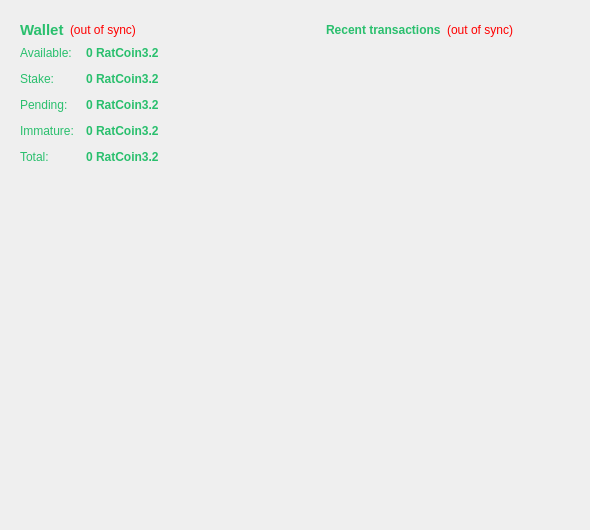
<?xml version="1.0" encoding="UTF-8"?>
<ui version="4.0">
 <class>OverviewPage</class>
 <widget class="QWidget" name="OverviewPage">
  <property name="geometry">
   <rect>
    <x>0</x>
    <y>0</y>
    <width>590</width>
    <height>530</height>
   </rect>
  </property>
  <property name="palette">
   <palette>
    <active>
     <colorrole role="WindowText">
      <brush brushstyle="SolidPattern">
       <color alpha="255">
        <red>41</red>
        <green>191</green>
        <blue>109</blue>
       </color>
      </brush>
     </colorrole>
     <colorrole role="Text">
      <brush brushstyle="SolidPattern">
       <color alpha="255">
        <red>71</red>
        <green>198</green>
        <blue>73</blue>
       </color>
      </brush>
     </colorrole>
     <colorrole role="ButtonText">
      <brush brushstyle="SolidPattern">
       <color alpha="255">
        <red>71</red>
        <green>198</green>
        <blue>73</blue>
       </color>
      </brush>
     </colorrole>
     <colorrole role="Link">
      <brush brushstyle="SolidPattern">
       <color alpha="255">
        <red>41</red>
        <green>191</green>
        <blue>109</blue>
       </color>
      </brush>
     </colorrole>
     <colorrole role="LinkVisited">
      <brush brushstyle="SolidPattern">
       <color alpha="255">
        <red>71</red>
        <green>198</green>
        <blue>73</blue>
       </color>
      </brush>
     </colorrole>
    </active>
    <inactive>
     <colorrole role="WindowText">
      <brush brushstyle="SolidPattern">
       <color alpha="255">
        <red>41</red>
        <green>191</green>
        <blue>109</blue>
       </color>
      </brush>
     </colorrole>
     <colorrole role="Text">
      <brush brushstyle="SolidPattern">
       <color alpha="255">
        <red>71</red>
        <green>198</green>
        <blue>73</blue>
       </color>
      </brush>
     </colorrole>
     <colorrole role="ButtonText">
      <brush brushstyle="SolidPattern">
       <color alpha="255">
        <red>71</red>
        <green>198</green>
        <blue>73</blue>
       </color>
      </brush>
     </colorrole>
     <colorrole role="Link">
      <brush brushstyle="SolidPattern">
       <color alpha="255">
        <red>41</red>
        <green>191</green>
        <blue>109</blue>
       </color>
      </brush>
     </colorrole>
     <colorrole role="LinkVisited">
      <brush brushstyle="SolidPattern">
       <color alpha="255">
        <red>71</red>
        <green>198</green>
        <blue>73</blue>
       </color>
      </brush>
     </colorrole>
    </inactive>
    <disabled>
     <colorrole role="WindowText">
      <brush brushstyle="SolidPattern">
       <color alpha="255">
        <red>159</red>
        <green>158</green>
        <blue>158</blue>
       </color>
      </brush>
     </colorrole>
     <colorrole role="Text">
      <brush brushstyle="SolidPattern">
       <color alpha="255">
        <red>159</red>
        <green>158</green>
        <blue>158</blue>
       </color>
      </brush>
     </colorrole>
     <colorrole role="ButtonText">
      <brush brushstyle="SolidPattern">
       <color alpha="255">
        <red>159</red>
        <green>158</green>
        <blue>158</blue>
       </color>
      </brush>
     </colorrole>
     <colorrole role="Link">
      <brush brushstyle="SolidPattern">
       <color alpha="255">
        <red>41</red>
        <green>191</green>
        <blue>109</blue>
       </color>
      </brush>
     </colorrole>
     <colorrole role="LinkVisited">
      <brush brushstyle="SolidPattern">
       <color alpha="255">
        <red>71</red>
        <green>198</green>
        <blue>73</blue>
       </color>
      </brush>
     </colorrole>
    </disabled>
   </palette>
  </property>
  <property name="windowTitle">
   <string>Form</string>
  </property>
  <layout class="QGridLayout" name="gridLayout">
   <item row="0" column="0">
    <layout class="QVBoxLayout" name="verticalLayout_2">
     <item>
      <widget class="QFrame" name="frame">
       <property name="frameShape">
        <enum>QFrame::NoFrame</enum>
       </property>
       <property name="frameShadow">
        <enum>QFrame::Raised</enum>
       </property>
       <layout class="QVBoxLayout" name="verticalLayout_4">
        <item>
         <layout class="QHBoxLayout" name="horizontalLayout_4">
          <item>
           <widget class="QLabel" name="label_5">
            <property name="font">
             <font>
              <pointsize>11</pointsize>
              <weight>75</weight>
              <bold>true</bold>
             </font>
            </property>
            <property name="text">
             <string>Wallet</string>
            </property>
           </widget>
          </item>
          <item>
           <widget class="QLabel" name="labelWalletStatus">
            <property name="toolTip">
             <string>The displayed information may be out of date. Your wallet automatically synchronizes with the RatCoin3.2 network after a connection is established, but this process has not completed yet.</string>

            </property>
            <property name="styleSheet">
             <string notr="true">QLabel { color: red; }</string>
            </property>
            <property name="text">
             <string notr="true">(out of sync)</string>
            </property>
            <property name="alignment">
             <set>Qt::AlignLeading|Qt::AlignLeft|Qt::AlignVCenter</set>
            </property>
           </widget>
          </item>
          <item>
           <spacer name="horizontalSpacer_2">
            <property name="orientation">
             <enum>Qt::Horizontal</enum>
            </property>
            <property name="sizeHint" stdset="0">
             <size>
              <width>40</width>
              <height>20</height>
             </size>
            </property>
           </spacer>
          </item>
         </layout>
        </item>
        <item>
         <layout class="QFormLayout" name="formLayout_2">
          <property name="fieldGrowthPolicy">
           <enum>QFormLayout::AllNonFixedFieldsGrow</enum>
          </property>
          <property name="horizontalSpacing">
           <number>12</number>
          </property>
          <property name="verticalSpacing">
           <number>12</number>
          </property>
          <item row="0" column="0">
           <widget class="QLabel" name="label">
            <property name="text">
             <string>Available:</string>
            </property>
           </widget>
          </item>
          <item row="0" column="1">
           <widget class="QLabel" name="labelBalance">
            <property name="font">
             <font>
              <weight>75</weight>
              <bold>true</bold>
             </font>
            </property>
            <property name="cursor">
             <cursorShape>IBeamCursor</cursorShape>
            </property>
            <property name="toolTip">
             <string>Your current spendable balance</string>
            </property>
            <property name="text">
             <string notr="true">0 RatCoin3.2</string>

            </property>
            <property name="textInteractionFlags">
             <set>Qt::LinksAccessibleByMouse|Qt::TextSelectableByKeyboard|Qt::TextSelectableByMouse</set>
            </property>
           </widget>
          </item>
          <item row="1" column="0">
           <widget class="QLabel" name="label_6">
            <property name="text">
             <string>Stake:</string>
            </property>
           </widget>
          </item>
          <item row="1" column="1">
           <widget class="QLabel" name="labelStake">
            <property name="font">
             <font>
              <weight>75</weight>
              <bold>true</bold>
             </font>
            </property>
            <property name="cursor">
             <cursorShape>IBeamCursor</cursorShape>
            </property>
            <property name="toolTip">
             <string>Total of coins that was staked, and do not yet count toward the current balance</string>
            </property>
            <property name="text">
             <string notr="true">0 RatCoin3.2</string>

            </property>
            <property name="textInteractionFlags">
             <set>Qt::LinksAccessibleByMouse|Qt::TextSelectableByKeyboard|Qt::TextSelectableByMouse</set>
            </property>
           </widget>
          </item>
          <item row="2" column="0">
           <widget class="QLabel" name="label_3">
            <property name="text">
             <string>Pending:</string>
            </property>
           </widget>
          </item>
          <item row="2" column="1">
           <widget class="QLabel" name="labelUnconfirmed">
            <property name="font">
             <font>
              <weight>75</weight>
              <bold>true</bold>
             </font>
            </property>
            <property name="cursor">
             <cursorShape>IBeamCursor</cursorShape>
            </property>
            <property name="toolTip">
             <string>Total of transactions that have yet to be confirmed, and do not yet count toward the current balance</string>
            </property>
            <property name="text">
             <string notr="true">0 RatCoin3.2</string>

            </property>
            <property name="textInteractionFlags">
             <set>Qt::LinksAccessibleByMouse|Qt::TextSelectableByKeyboard|Qt::TextSelectableByMouse</set>
            </property>
           </widget>
          </item>
          <item row="3" column="0">
           <widget class="QLabel" name="labelImmatureText">
            <property name="text">
             <string>Immature:</string>
            </property>
           </widget>
          </item>
          <item row="3" column="1">
           <widget class="QLabel" name="labelImmature">
            <property name="font">
             <font>
              <weight>75</weight>
              <bold>true</bold>
             </font>
            </property>
            <property name="toolTip">
             <string>Mined balance that has not yet matured</string>
            </property>
            <property name="text">
             <string notr="true">0 RatCoin3.2</string>

            </property>
            <property name="textInteractionFlags">
             <set>Qt::LinksAccessibleByMouse|Qt::TextSelectableByKeyboard|Qt::TextSelectableByMouse</set>
            </property>
           </widget>
          </item>
          <item row="4" column="0">
           <widget class="QLabel" name="labelTotalText">
            <property name="text">
             <string>Total:</string>
            </property>
           </widget>
          </item>
          <item row="4" column="1">
           <widget class="QLabel" name="labelTotal">
            <property name="font">
             <font>
              <weight>75</weight>
              <bold>true</bold>
             </font>
            </property>
            <property name="cursor">
             <cursorShape>IBeamCursor</cursorShape>
            </property>
            <property name="toolTip">
             <string>Your current total balance</string>
            </property>
            <property name="text">
             <string notr="true">0 RatCoin3.2</string>

            </property>
            <property name="textInteractionFlags">
             <set>Qt::LinksAccessibleByMouse|Qt::TextSelectableByKeyboard|Qt::TextSelectableByMouse</set>
            </property>
           </widget>
          </item>
         </layout>
        </item>
       </layout>
      </widget>
     </item>
     <item>
      <spacer name="verticalSpacer">
       <property name="orientation">
        <enum>Qt::Vertical</enum>
       </property>
       <property name="sizeHint" stdset="0">
        <size>
         <width>20</width>
         <height>40</height>
        </size>
       </property>
      </spacer>
     </item>
     <item>
      <widget class="QLabel" name="label_2">
       <property name="minimumSize">
        <size>
         <width>300</width>
         <height>100</height>
        </size>
       </property>
       <property name="maximumSize">
        <size>
         <width>300</width>
         <height>200</height>
        </size>
       </property>
       <property name="text">
        <string/>
       </property>
       <property name="scaledContents">
        <bool>true</bool>
       </property>
      </widget>
     </item>
    </layout>
   </item>
   <item row="0" column="1" rowspan="2">
    <layout class="QVBoxLayout" name="verticalLayout_3">
     <item>
      <widget class="QFrame" name="frame_2">
       <property name="frameShape">
        <enum>QFrame::NoFrame</enum>
       </property>
       <property name="frameShadow">
        <enum>QFrame::Raised</enum>
       </property>
       <layout class="QVBoxLayout" name="verticalLayout">
        <item>
         <layout class="QHBoxLayout" name="horizontalLayout_2">
          <item>
           <widget class="QLabel" name="label_4">
            <property name="text">
             <string>&lt;b&gt;Recent transactions&lt;/b&gt;</string>
            </property>
           </widget>
          </item>
          <item>
           <widget class="QLabel" name="labelTransactionsStatus">
            <property name="toolTip">
             <string>The displayed information may be out of date. Your wallet automatically synchronizes with the RatCoin3.2 network after a connection is established, but this process has not completed yet.</string>

            </property>
            <property name="styleSheet">
             <string notr="true">QLabel { color: red; }</string>
            </property>
            <property name="text">
             <string notr="true">(out of sync)</string>
            </property>
            <property name="alignment">
             <set>Qt::AlignRight|Qt::AlignTrailing|Qt::AlignVCenter</set>
            </property>
           </widget>
          </item>
          <item>
           <spacer name="horizontalSpacer">
            <property name="orientation">
             <enum>Qt::Horizontal</enum>
            </property>
            <property name="sizeHint" stdset="0">
             <size>
              <width>40</width>
              <height>20</height>
             </size>
            </property>
           </spacer>
          </item>
         </layout>
        </item>
        <item>
         <widget class="QListView" name="listTransactions">
          <property name="styleSheet">
           <string notr="true">QListView { background: transparent; }</string>
          </property>
          <property name="frameShape">
           <enum>QFrame::NoFrame</enum>
          </property>
          <property name="verticalScrollBarPolicy">
           <enum>Qt::ScrollBarAlwaysOff</enum>
          </property>
          <property name="horizontalScrollBarPolicy">
           <enum>Qt::ScrollBarAlwaysOff</enum>
          </property>
          <property name="selectionMode">
           <enum>QAbstractItemView::NoSelection</enum>
          </property>
         </widget>
        </item>
       </layout>
      </widget>
     </item>
     <item>
      <spacer name="verticalSpacer_2">
       <property name="orientation">
        <enum>Qt::Vertical</enum>
       </property>
       <property name="sizeHint" stdset="0">
        <size>
         <width>20</width>
         <height>40</height>
        </size>
       </property>
      </spacer>
     </item>
    </layout>
   </item>
   <item row="1" column="0">
    <spacer name="verticalSpacer_3">
     <property name="orientation">
      <enum>Qt::Vertical</enum>
     </property>
     <property name="sizeHint" stdset="0">
      <size>
       <width>20</width>
       <height>53</height>
      </size>
     </property>
    </spacer>
   </item>
  </layout>
 </widget>
 <resources/>
 <connections/>
</ui>
